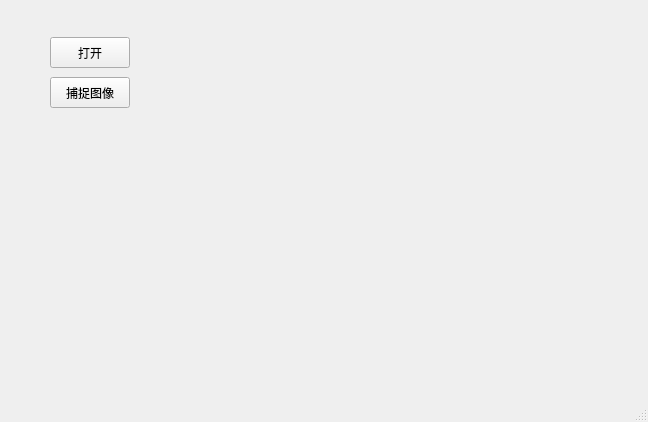
<?xml version="1.0" encoding="UTF-8"?>
<ui version="4.0">
 <class>MainWindow</class>
 <widget class="QMainWindow" name="MainWindow">
  <property name="geometry">
   <rect>
    <x>0</x>
    <y>0</y>
    <width>648</width>
    <height>422</height>
   </rect>
  </property>
  <property name="windowTitle">
   <string>MainWindow</string>
  </property>
  <widget class="QWidget" name="centralwidget">
   <widget class="QLabel" name="imgLabel">
    <property name="geometry">
     <rect>
      <x>180</x>
      <y>20</y>
      <width>421</width>
      <height>301</height>
     </rect>
    </property>
    <property name="text">
     <string/>
    </property>
   </widget>
   <widget class="QPushButton" name="camOpenButton">
    <property name="geometry">
     <rect>
      <x>50</x>
      <y>37</y>
      <width>80</width>
      <height>31</height>
     </rect>
    </property>
    <property name="text">
     <string>打开</string>
    </property>
    <property name="checkable">
     <bool>true</bool>
    </property>
   </widget>
   <widget class="QPushButton" name="pushButtonSave">
    <property name="geometry">
     <rect>
      <x>50</x>
      <y>77</y>
      <width>80</width>
      <height>31</height>
     </rect>
    </property>
    <property name="text">
     <string>捕捉图像</string>
    </property>
   </widget>
  </widget>
  <widget class="QMenuBar" name="menubar">
   <property name="geometry">
    <rect>
     <x>0</x>
     <y>0</y>
     <width>648</width>
     <height>17</height>
    </rect>
   </property>
  </widget>
  <widget class="QStatusBar" name="statusbar"/>
 </widget>
 <resources/>
 <connections/>
</ui>
